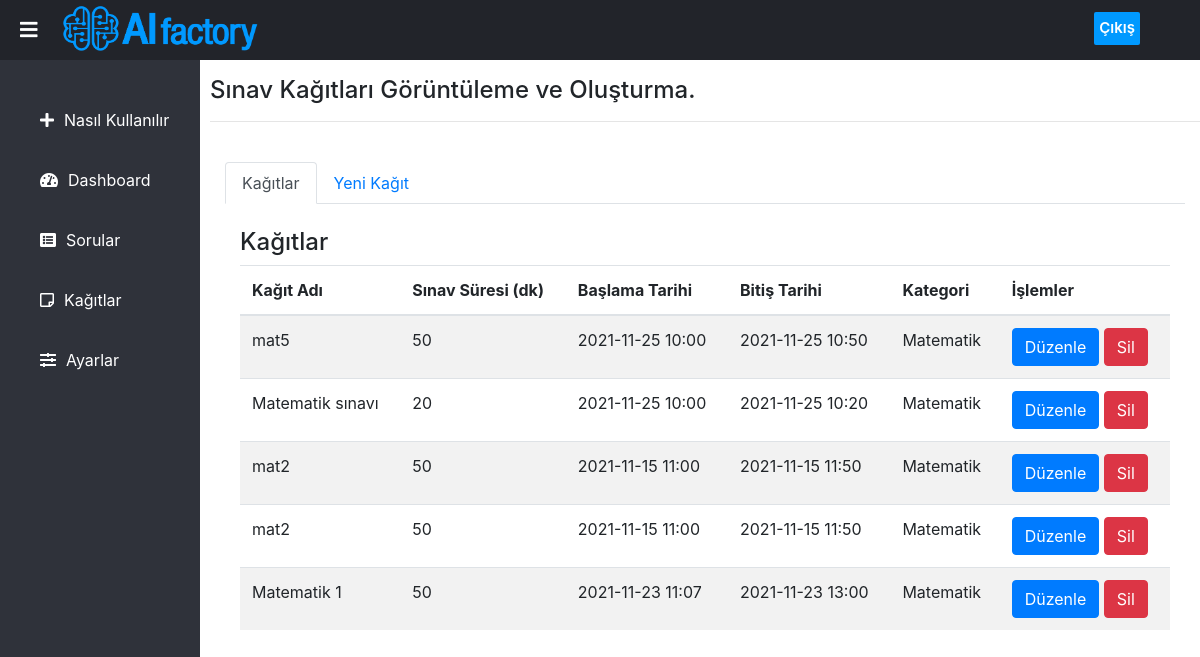
Page /papers.php (signed in) on the earlier database version.
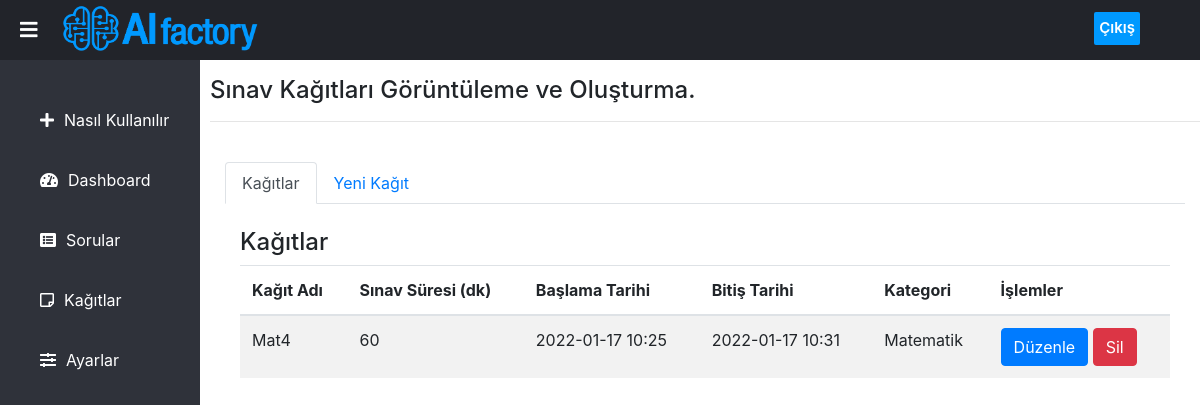
Same page on the later database version.
### tables this page shows
CREATE TABLE `papers` (
  `paper_id` int(11) NOT NULL,
  `paper_name` varchar(55) NOT NULL,
  `min_pass_score` int(3) NOT NULL,
  `mark_per_question` int(3) NOT NULL,
  `paper_duration` int(11) NOT NULL,
  `start_date` datetime NOT NULL,
  `end_date` datetime NOT NULL,
  `category` varchar(20) NOT NULL,
  `questions` varchar(1000) NOT NULL
);

### papers.php (the view, shortened to what this page needs)
<?php
    include_once 'sidebar.php';
    include_once 'connect.php';
      $us_cat = $_SESSION['userCategory'];
      $categories = explode(",", $us_cat);
?>
<div class="content">
    <section>
        <h4 class="mt-3">Sınav Kağıtları Görüntüleme ve Oluşturma.</h4><hr>
        <div class="container mt-3">
            <br>
            <ul class="nav nav-tabs" id="myTab">
                <li class="nav-item">
                    <a href="#home" class="nav-link active" data-toggle="tab">Kağıtlar</a>
                </li>
                <li>
                    <a href="#menu1" class="nav-link" data-toggle="tab">Yeni Kağıt</a>
                </li>
            </ul>
            <div class="tab-content">
                <div id="home" class="container tab-pane active">
                    <br>
                    <h4>Kağıtlar</h4>
                    <table class="table table-striped">
                        <thead>
                            <tr>
                                <th scope="col">Kağıt Adı</th>
                                <th scope="col">Sınav Süresi (dk)</th>
                                <th scope="col">Başlama Tarihi</th>
                                <th scope="col">Bitiş Tarihi</th>
                                <th scope="col">Kategori</th>
                                <th scope="col">İşlemler</th>
                            </tr>
                        </thead>
                        <tbody>
                            <?php
                              for ($i = 0; $i < count($categories); $i++){
                                $result = mysqli_query($link, "SELECT paper_id, paper_name, paper_duration, start_date, end_date, category FROM papers WHERE category = '$categories[$i]' ORDER BY paper_id DESC");
                                  if($result -> num_rows > 0){
                                    while($row = mysqli_fetch_array($result)){
                                      $temp=$row['paper_id'];
                            ?>
                                <tr>
                                    <td><?php echo $row['paper_name'];?></td>
                                    <td><?php echo $row['paper_duration'];?></td>
                                    <td><?php echo date("Y-m-d H:i",strtotime($row['start_date']));?></td>
                                    <td><?php echo date("Y-m-d H:i",strtotime($row['end_date'])); ?></td>
                                    <td><?php echo $row['category'];?></td>
                                    <td>
                                        <a class="btn btn-primary" href="./components/edit_paper.php?paperid=<?php echo $temp; ?>">Düzenle</a>
                                        <a class="btn btn-danger" href="./components/delete_paper.php?paperid=<?php echo $temp; ?>">Sil</a>
                                </tr>
                                <?php
                                }
                              }
                                  }
                                ?>
                        </tbody>
                    </table>
                </div>
            </div>
        </div>
    </section>
</div>

### sidebar.php (shortened to what this page needs)
<!DOCTYPE html>
<html lang="en" dir="ltr">
    <head>
        <link rel="stylesheet" href="./Styles/style.css"/>
        <link rel="stylesheet" href="https://cdnjs.cloudflare.com/ajax/libs/font-awesome/5.15.3/css/all.min.css" />
        <link rel="stylesheet" href="https://cdn.jsdelivr.net/npm/bootstrap@4.6.0/dist/css/bootstrap.min.css">
    </head>
    <body>
        <header>
            <label for="check"><i class="fas fa-bars" id="sidebar_btn"></i></label>
            <div class="left_area"><img class="mini-logo" src="./Images/AI-logo.png"/></div>
            <div class="right_area">
                <a href="logout.php" class="logout_btn">Çıkış</a>
            </div>
        </header>
        <div class="sidebar">
            <a href="howto.php"><i class="fas fa-plus"></i><span>Nasıl Kullanılır</span></a>
            <a href="dashboard.php"><i class="fas fa-tachometer-alt"></i><span>Dashboard</span></a>
            <a href="questions.php"><i class="fas fa-list-alt"></i><span>Sorular</span></a>
            <a href="papers.php"><i class="far fa-sticky-note"></i><span>Kağıtlar</span></a>
            <a href="settings.php"><i class="fas fa-sliders-h"></i><span>Ayarlar</span></a>
        </div>
    </body>
</html>

### Styles/style.css (style rules this page uses)
body { margin: 0px; padding: 0px; font-family: 'Roboto', sans-serif; }
header { position: fixed; background: #22242A; width: 100%; height: 60px; z-index: 999; }
label #sidebar_btn { z-index: 1; position: fixed; color: #fff; cursor: pointer; font-size: 20px; padding:10px 20px; transition:0.5s; transition-property: color; }
.left_area img { width: 220px; height: 55px; margin-top: -20px; margin-left: 60px; }
.mini-logo { width: 200px !important; height: 50px !important; }
.logout_btn { padding:5px; text-decoration: none; color:#fff; background: #0099FF; border-radius: 2px; margin-top:-42px; margin-right: 60px; float:right; font-size: 15px; font-weight: 600; transition: 0.5s; transition-property: background; }
.sidebar { background: #2F323A; margin-top: 60px; padding-top: 30px; position: fixed; left: 0; width: 200px; height: 100%; transition: 0.5s; transition-property: left; }
.sidebar a { color:#fff; display: block; width: 100%; line-height: 60px; text-decoration: none; padding-left: 40px; box-sizing: border-box; transition: 0.5s; transition-property: background; }
.sidebar i { padding-right: 10px; }
.content { margin-left: 210px; transition:0.5s; }
section { padding-top: 60px; height: 100vh; }

Differences in the rows shown:
removed papers: paper_name "mat5", paper_duration "50", start_date "2021-11-25 10:00", end_date "2021-11-25 10:50", category "Matematik"
removed papers: paper_name "Matematik sınavı", paper_duration "20", start_date "2021-11-25 10:00", end_date "2021-11-25 10:20", category "Matematik"
removed papers: paper_name "mat2", paper_duration "50", start_date "2021-11-15 11:00", end_date "2021-11-15 11:50", category "Matematik"
removed papers: paper_name "mat2", paper_duration "50", start_date "2021-11-15 11:00", end_date "2021-11-15 11:50", category "Matematik"
no longer on this page (row edited): papers: paper_name "Matematik 1", paper_duration "50", start_date "2021-11-23 11:07", end_date "2021-11-23 13:00", category "Matematik"
added papers: paper_name "Mat4", paper_duration "60", start_date "2022-01-17 10:25", end_date "2022-01-17 10:31", category "Matematik"
